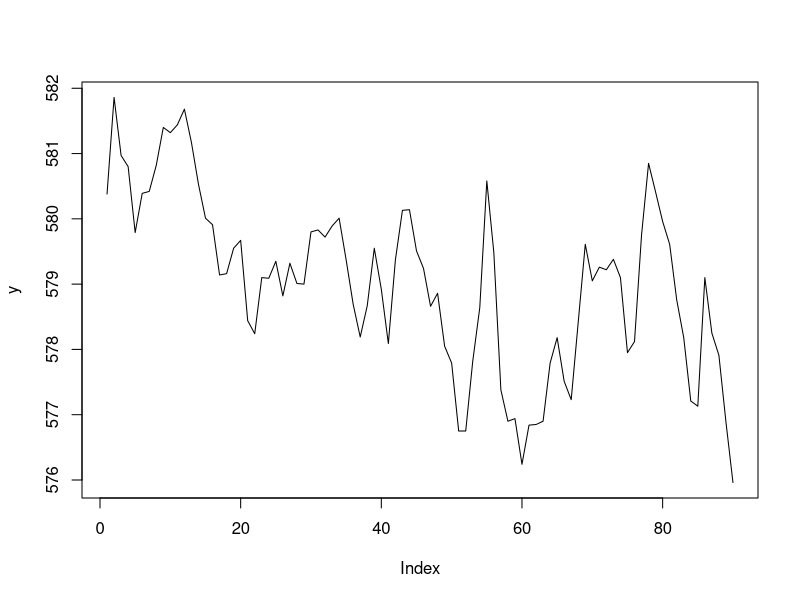

Reproduce this figure in R. (Note: this script raises an error after producing the figure.)
y <- LakeHuron[1:90]
t <- 1:90

plot(y, type="l")

Crossval <- function(K, y, x, basis){
  n <- length(y)
  cvlab <- sample(rep(1:K, n/K))
  CVerr <- matrix(0, length(basis), K); CVk <- CVerr
  for(fold in 1:K){
    for(nb in 1:length(basis)){
      data.in <- data.frame(y=y[cvlab==fold] , x= x[cvlab==fold])
      
      mbasis <- create.monomial.basis(range(data.in$x),nbasis=basis[nb])
      evalmono <- eval.basis(data.in$x, mbasis)
      lmmono <- lm(data.in$y ~ -1 + evalmono)
      lmmono$coeff[is.na(lmmono$coeff)] <- 0
      
      data.out <- data.frame(y=y[cvlab!=fold] , x=x[cvlab!=fold])
      mbasis.out <- create.monomial.basis(range(data.out$x),nbasis=basis[nb])
      evalmono.out <- eval.basis(data.out$x, mbasis.out)
            evalmono.out[,1] <- evalmono[1,1]
      
      y.hat <- evalmono.out %*% lmmono$coeff
      
      CVerr[nb, fold] <- sum((data.out$y - y.hat)^2)
      CVk[nb, fold] <- mean((data.out$y - y.hat)^2)
      
    }
  }
  mCV <- apply(CVerr , 1, sum)/n
  sdCV <- apply(CVk, 1, sd)/sqrt(K)
  list(mCV=mCV, sdCV=sdCV)
}
basis <- c(4,5,6,7)
cv <- Crossval(10, y, t, basis)
plot(basis, cv$mCV, pch=16, col="blue")
